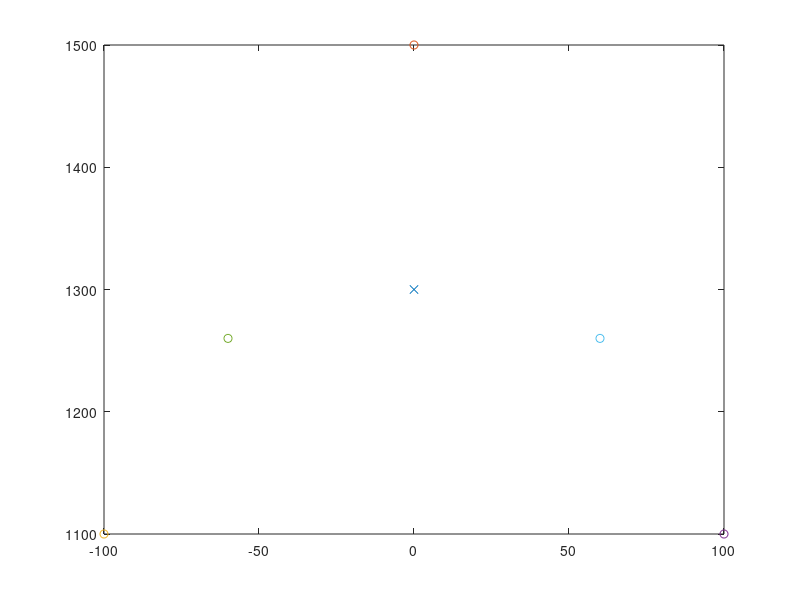
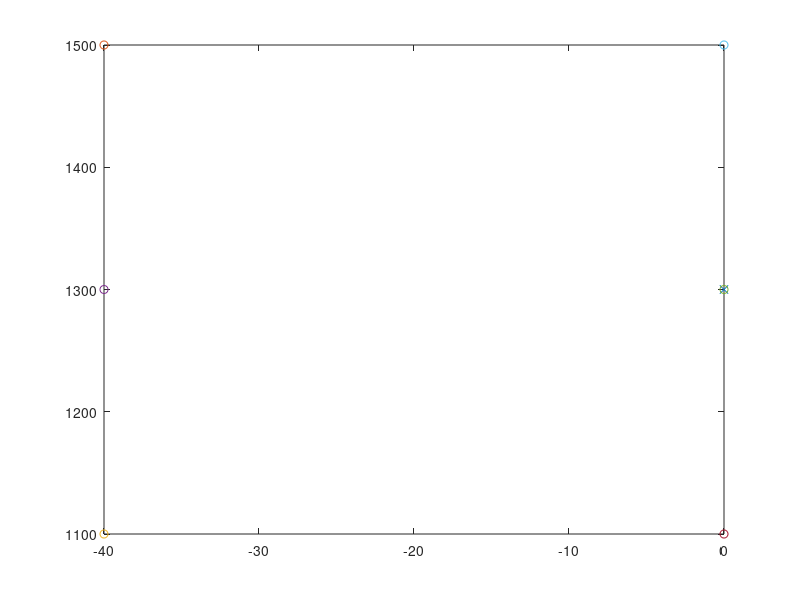
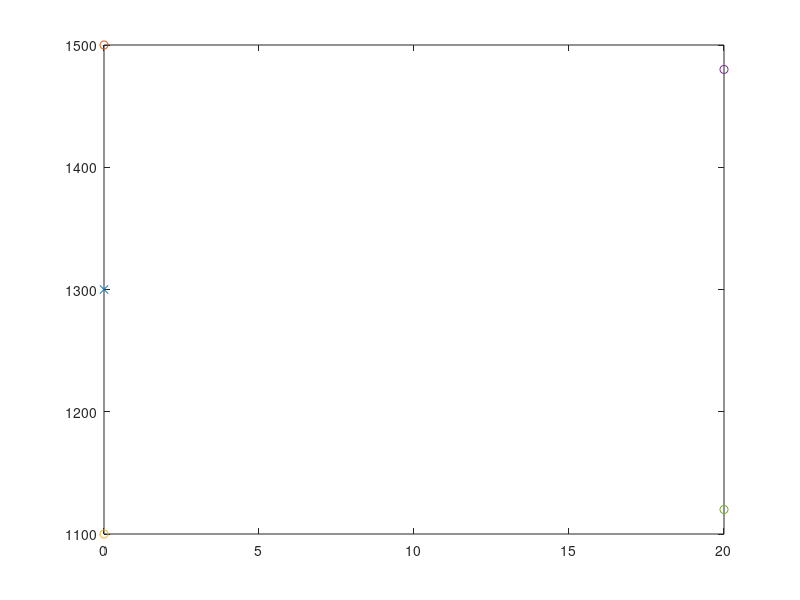
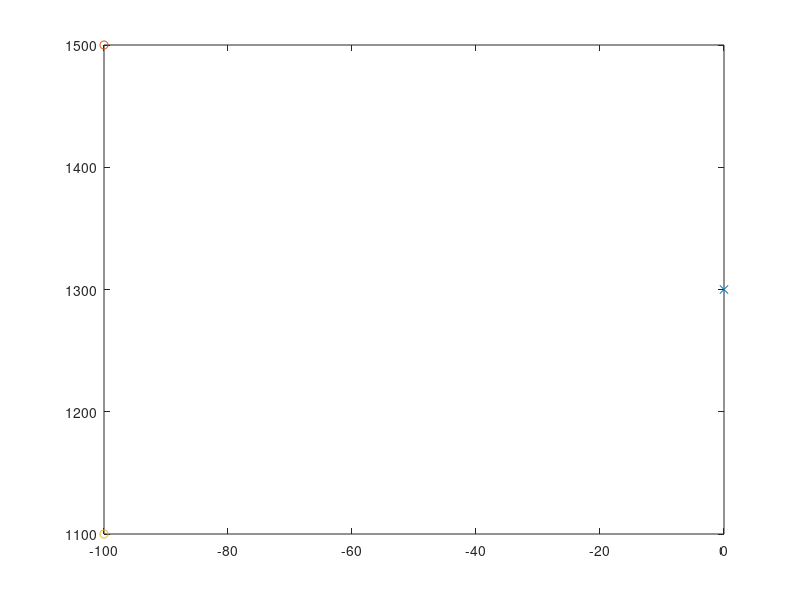

Write MATLAB code to recreate these figures, in order.
%%
Centroid = [100,200];
% tcp = tcpclient("192.168.125.1", 1025);
% str = char(65)
% % UnicodeVal = double(str);
% Letter = "wqe";
currentCoords = [1336,0,1300]
startPos = currentCoords; % Where the robot will start writing from
for i = 65:90
Letter= char(i)

if Letter == "A" % 5 Points all linear
    
    startPos(3) = startPos(3) + Centroid(2);
    L_Corner = [currentCoords(1), currentCoords(2) - Centroid(1), currentCoords(3)-Centroid(2)];
    currentCoords + L_Corner
    R_Corner = [currentCoords(1), currentCoords(2) + Centroid(1), currentCoords(3)-Centroid(2)];
    currentCoords + R_Corner
    L_Mid = [currentCoords(1), currentCoords(2) -  Centroid(1)*0.6, currentCoords(3)-(2*Centroid(2)*0.6-Centroid(2))];
    R_Mid = [currentCoords(1), currentCoords(2) + Centroid(1)*0.6, currentCoords(3)-(2*Centroid(2)*0.6-Centroid(2))];
%     tcp.write(string(startPos(2), startPos(3)))
%     test = tcp.read();
%     if test == "next"
%         tcp.write(string(L_Corner(2), L_Corner(3)));
%     end
%     test = tcp.read();
%     if test == "next"
%         tcp.write(string(startPos(2), startPos(3)));
%     end
%     test = tcp.read()
%     if test == "next"
%         tcp.write(string(R_Corner(2), R_Corner(3)));
%     end
    figure;
    plot(currentCoords(2), currentCoords(3),"x")
    hold on;
    plot(startPos(2), startPos(3), '-o')
    hold on;
    plot(L_Corner(2), L_Corner(3), '-o')
    hold on;
    plot(R_Corner(2), R_Corner(3), '-o')
    hold on;
    plot(L_Mid(2), L_Mid(3), '-o')
    hold on;
    plot(R_Mid(2), R_Mid(3), '-o')
end

if Letter == "B" % 6 points 2 circular movements
    startPos = [currentCoords(1),currentCoords(2)-(Centroid(1)*0.4), currentCoords(3)+Centroid(2)]
    L_Bottom = [currentCoords(1), currentCoords(2) - (Centroid(1)*.4), currentCoords(3)-Centroid(2)]
    L_Mid = [currentCoords(1), currentCoords(2) - (Centroid(1)*0.4), currentCoords(3)]
%     Mid = [currentCoords(1), currentCoords(2) - (Centroid(1)*0.25), currentCoords(3)]
    Mid = currentCoords;
    Bott_Mid = [Mid(1), Mid(2), currentCoords(3)-Centroid(2)]
    Top_Mid = [Mid(1), Mid(2), currentCoords(3)+Centroid(2)]
    figure;
    plot(currentCoords(2), currentCoords(3), '-x');
    hold on;
    plot(startPos(2), startPos(3), '-o')
    hold on;
    plot(L_Bottom(2), L_Bottom(3), '-o')
    hold on;
%     plot(R_Corner(2), R_Corner(3), '-o')
%     hold on;
    plot(L_Mid(2), L_Mid(3), '-o')
    hold on;
    plot(Mid(2), Mid(3), '-o')
    plot(Top_Mid(2), Top_Mid(3), '-o')
    hold on;
    plot(Bott_Mid(2), Bott_Mid(3), '-o')
    hold on;
end

if Letter == "C" % 4 points all circular movements
    startPos = [currentCoords(1),currentCoords(2), currentCoords(3)+Centroid(2)]
    Bottom = [currentCoords(1), currentCoords(2), currentCoords(3)-Centroid(2)]
    Top_Arc = [currentCoords(1),currentCoords(2)+(Centroid(2)*0.1), currentCoords(3)+(Centroid(2)*0.9)]
    Bottom_Arc = [currentCoords(1), currentCoords(2)+(Centroid(2)*0.1), currentCoords(3)-(Centroid(2)*0.9)]
    figure;
    plot(currentCoords(2), currentCoords(3), '-x');
    hold on;
    plot(startPos(2), startPos(3), '-o')
    hold on;
    plot(Bottom(2), Bottom(3), '-o')
    hold on;
    plot(Top_Arc(2), Top_Arc(3), '-o')
    hold on;
    plot(Bottom_Arc(2), Bottom_Arc(3), '-o')
end

if Letter == "D" % 2 points 1 circular movement
    startPos = [currentCoords(1),currentCoords(2)-Centroid(1), currentCoords(3)+Centroid(2)]
    Bottom = [currentCoords(1), currentCoords(2)-Centroid(1), currentCoords(3)-Centroid(2)]
    figure;
    plot(currentCoords(2), currentCoords(3), '-x');
    hold on;
    plot(startPos(2), startPos(3), '-o')
    hold on;
    plot(Bottom(2), Bottom(3), '-o')
end

if Letter == "E" % 6 points All Linear movement
    startPos = [currentCoords(1),currentCoords(2)-Centroid(1), currentCoords(3)+Centroid(2)]
    L_Bott_Corner = [currentCoords(1), currentCoords(2)-Centroid(1), currentCoords(3)-Centroid(2)]
    R_Bott_Corner = [currentCoords(1), currentCoords(2)+Centroid(1), currentCoords(3)-Centroid(2)]
    R_Top_Corner = [currentCoords(1), currentCoords(2)+Centroid(1), currentCoords(3)+Centroid(2)]
    L_Mid = [currentCoords(1), currentCoords(2)-Centroid(1), currentCoords(3)]
    R_Mid = [currentCoords(1), currentCoords(2)+Centroid(1), currentCoords(3)]
    figure;
    plot(currentCoords(2), currentCoords(3), '-x');
    hold on;
    plot(startPos(2), startPos(3), '-o')
    hold on;
    plot(R_Bott_Corner(2), R_Bott_Corner(3), '-o')
    hold on;
    plot(L_Bott_Corner(2), L_Bott_Corner(3), '-o')
    hold on;
    plot(R_Top_Corner(2), R_Top_Corner(3), '-o')
    hold on;
    plot(L_Mid(2), L_Mid(3), '-o')
    hold on;
    plot(R_Mid(2), R_Mid(3), '-o')
end

if Letter == "F" % 5 points All Linear movement
    startPos = [currentCoords(1),currentCoords(2)-Centroid(1), currentCoords(3)+Centroid(2)]
    L_Bott_Corner = [currentCoords(1), currentCoords(2)-Centroid(1), currentCoords(3)-Centroid(2)]
    R_Top_Corner = [currentCoords(1), currentCoords(2)+Centroid(1), currentCoords(3)+Centroid(2)]
    L_Mid = [currentCoords(1), currentCoords(2)-Centroid(1), currentCoords(3)]
    R_Mid = [currentCoords(1), currentCoords(2)+Centroid(1), currentCoords(3)]
    figure;
    plot(currentCoords(2), currentCoords(3), '-x');
    hold on;
    plot(startPos(2), startPos(3), '-o')
    hold on;
    plot(L_Bott_Corner(2), L_Bott_Corner(3), '-o')
    hold on;
    plot(R_Top_Corner(2), R_Top_Corner(3), '-o')
    hold on;
    plot(L_Mid(2), L_Mid(3), '-o')
    hold on;
    plot(R_Mid(2), R_Mid(3), '-o')
end

if Letter == "G" % 5 points All Linear movement
    startPos = [currentCoords(1),currentCoords(2), currentCoords(3)+Centroid(2)]
    Bottom = [currentCoords(1), currentCoords(2), currentCoords(3)-Centroid(2)]
    R_Mid = [currentCoords(1), currentCoords(2)+Centroid(1), currentCoords(3)]
    R_Bott_Corner = [currentCoords(1), currentCoords(2)+Centroid(1), currentCoords(3)-Centroid(2)]
    Top_Arc = [currentCoords(1),currentCoords(2)+(Centroid(2)*0.1), currentCoords(3)+(Centroid(2)*0.9)]
    Mid = currentCoords;
    figure;
    plot(currentCoords(2), currentCoords(3), '-x');
    hold on;
    plot(startPos(2), startPos(3), '-o')
    hold on;
    plot(Bottom(2), Bottom(3), '-o')
    hold on;
    plot(R_Mid(2), R_Mid(3), '-o')
    hold on;
    plot(R_Bott_Corner(2), R_Bott_Corner(3), '-o')
    hold on;
    plot(Top_Arc(2), Top_Arc(3), '-o')
end

if Letter == "H" % 5 points All Linear movement
    startPos = [currentCoords(1),currentCoords(2)-Centroid(1), currentCoords(3)+Centroid(2)]
    L_Bott_Corner = [currentCoords(1), currentCoords(2)-Centroid(1), currentCoords(3)-Centroid(2)]
    R_Bott_Corner = [currentCoords(1), currentCoords(2)+Centroid(1), currentCoords(3)-Centroid(2)]
    R_Top_Corner = [currentCoords(1), currentCoords(2)+Centroid(1), currentCoords(3)+Centroid(2)]
    L_Mid = [currentCoords(1), currentCoords(2)-Centroid(1), currentCoords(3)]
    R_Mid = [currentCoords(1), currentCoords(2)+Centroid(1), currentCoords(3)]
    figure;
    plot(currentCoords(2), currentCoords(3), '-x');
    hold on;
    plot(startPos(2), startPos(3), '-o')
    hold on;
    plot(R_Bott_Corner(2), R_Bott_Corner(3), '-o')
    hold on;
    plot(L_Bott_Corner(2), L_Bott_Corner(3), '-o')
    hold on;
    plot(R_Top_Corner(2), R_Top_Corner(3), '-o')
    hold on;
    plot(L_Mid(2), L_Mid(3), '-o')
    hold on;
    plot(R_Mid(2), R_Mid(3), '-o')
end

if Letter == "I" % 5 points All Linear movement
    startPos = [currentCoords(1),currentCoords(2)-Centroid(1), currentCoords(3)+Centroid(2)]
    L_Bott_Corner = [currentCoords(1), currentCoords(2)-Centroid(1), currentCoords(3)-Centroid(2)]
    R_Bott_Corner = [currentCoords(1), currentCoords(2)+Centroid(1), currentCoords(3)-Centroid(2)]
    R_Top_Corner = [currentCoords(1), currentCoords(2)+Centroid(1), currentCoords(3)+Centroid(2)]
    Top_Mid = [currentCoords(1), currentCoords(2), currentCoords(3)+Centroid(2)]
    Bott_Mid = [currentCoords(1), currentCoords(2), currentCoords(3)-Centroid(2)]
    figure;
    plot(currentCoords(2), currentCoords(3), '-x');
    hold on;
    plot(startPos(2), startPos(3), '-o')
    hold on;
    plot(R_Bott_Corner(2), R_Bott_Corner(3), '-o')
    hold on;
    plot(L_Bott_Corner(2), L_Bott_Corner(3), '-o')
    hold on;
    plot(R_Top_Corner(2), R_Top_Corner(3), '-o')
    hold on;
    plot(Top_Mid(2), Top_Mid(3), '-o')
    hold on;
    plot(Bott_Mid(2), Bott_Mid(3), '-o')
end

if Letter == "J" % 3 points 1 Circular movement
    startPos = [currentCoords(1), currentCoords(2), currentCoords(3)+Centroid(2)]
    Bott_Arc_Mid = [currentCoords(1), currentCoords(2), currentCoords(3)-(Centroid(2)*0.7)]
    Bott_Arc_L = [currentCoords(1), currentCoords(2)-Centroid(1), currentCoords(3)-(Centroid(2)*0.7)]
    figure;
    plot(currentCoords(2), currentCoords(3), '-x');
    hold on;
    plot(startPos(2), startPos(3), '-o')
    hold on;
    plot(Bott_Arc_Mid(2), Bott_Arc_Mid(3), '-o')
    hold on;
    plot(Bott_Arc_L(2), Bott_Arc_L(3), '-o')
end

if Letter == "K" % 5 points All Linear movement
    startPos = [currentCoords(1),currentCoords(2)-Centroid(1), currentCoords(3)+Centroid(2)]
    L_Bott_Corner = [currentCoords(1), currentCoords(2)-Centroid(1), currentCoords(3)-Centroid(2)]
    R_Bott_Corner = [currentCoords(1), currentCoords(2)+Centroid(1), currentCoords(3)-Centroid(2)]
    R_Top_Corner = [currentCoords(1), currentCoords(2)+Centroid(1), currentCoords(3)+Centroid(2)]
    L_Mid = [currentCoords(1), currentCoords(2)-Centroid(1), currentCoords(3)]
    figure;
    plot(currentCoords(2), currentCoords(3), '-x');
    hold on;
    plot(startPos(2), startPos(3), '-o')
    hold on;
    plot(R_Bott_Corner(2), R_Bott_Corner(3), '-o')
    hold on;
    plot(L_Bott_Corner(2), L_Bott_Corner(3), '-o')
    hold on;
    plot(R_Top_Corner(2), R_Top_Corner(3), '-o')
    hold on;
    plot(L_Mid(2), L_Mid(3), '-o')
end

if Letter == "L" % 3 points 1 Circular movement
    startPos = [currentCoords(1),currentCoords(2)-Centroid(1), currentCoords(3)+Centroid(2)]
    L_Bott_Corner = [currentCoords(1), currentCoords(2)-Centroid(1), currentCoords(3)-Centroid(2)]
    R_Bott_Corner = [currentCoords(1), currentCoords(2)+Centroid(1), currentCoords(3)-Centroid(2)]
    figure;
    plot(currentCoords(2), currentCoords(3), '-x');
    hold on;
    plot(startPos(2), startPos(3), '-o')
    hold on;
    plot(R_Bott_Corner(2), R_Bott_Corner(3), '-o')
    hold on;
    plot(L_Bott_Corner(2), L_Bott_Corner(3), '-o')
end

if Letter == "M" % 5 points All Linear movement
    startPos = [currentCoords(1),currentCoords(2)-Centroid(1), currentCoords(3)+Centroid(2)]
    L_Bott_Corner = [currentCoords(1), currentCoords(2)-Centroid(1), currentCoords(3)-Centroid(2)]
    R_Bott_Corner = [currentCoords(1), currentCoords(2)+Centroid(1), currentCoords(3)-Centroid(2)]
    R_Top_Corner = [currentCoords(1), currentCoords(2)+Centroid(1), currentCoords(3)+Centroid(2)]
    Mid = currentCoords
    figure;
    plot(currentCoords(2), currentCoords(3), '-x');
    hold on;
    plot(startPos(2), startPos(3), '-o')
    hold on;
    plot(R_Bott_Corner(2), R_Bott_Corner(3), '-o')
    hold on;
    plot(L_Bott_Corner(2), L_Bott_Corner(3), '-o')
    hold on;
    plot(R_Top_Corner(2), R_Top_Corner(3), '-o')
    hold on;
    plot(Mid(2), Mid(3), '-o')
end

if Letter == "N" % 5 points All Linear movement - Same as points as M
    % Start at Bottom Left Corner
    startPos = [currentCoords(1), currentCoords(2)-Centroid(1), currentCoords(3)-Centroid(2)]
    L_Top_Corner = [currentCoords(1),currentCoords(2)-Centroid(1), currentCoords(3)+Centroid(2)]
    R_Bott_Corner = [currentCoords(1), currentCoords(2)+Centroid(1), currentCoords(3)-Centroid(2)]
    R_Top_Corner = [currentCoords(1), currentCoords(2)+Centroid(1), currentCoords(3)+Centroid(2)]
    Mid = currentCoords
    figure;
    plot(currentCoords(2), currentCoords(3), '-x');
    hold on;
    plot(startPos(2), startPos(3), '-o')
    hold on;
    plot(R_Bott_Corner(2), R_Bott_Corner(3), '-o')
    hold on;
    plot(L_Bott_Corner(2), L_Bott_Corner(3), '-o')
    hold on;
    plot(R_Top_Corner(2), R_Top_Corner(3), '-o')
    hold on;
    plot(Mid(2), Mid(3), '-o')
    hold on;
    plot(L_Top_Corner(2), L_Top_Corner(3), '-o')
end

if Letter == "O" % 4 points all circular movements
    startPos = [currentCoords(1),currentCoords(2), currentCoords(3)+Centroid(2)]
    Bottom = [currentCoords(1), currentCoords(2), currentCoords(3)-Centroid(2)]
    figure;
    plot(currentCoords(2), currentCoords(3), '-x');
    hold on;
    plot(startPos(2), startPos(3), '-o')
    hold on;
    plot(Bottom(2), Bottom(3), '-o')
end

if Letter == "P" % 3 points 1 Circular movement
    % Start at bottom
    startPos = [currentCoords(1), currentCoords(2)-Centroid(1), currentCoords(3)-Centroid(2)]
    Top = [currentCoords(1), currentCoords(2)-Centroid(1), currentCoords(3)+Centroid(2)]
    L_Mid = [currentCoords(1), currentCoords(2)-Centroid(1), currentCoords(3)]
    figure;
    plot(currentCoords(2), currentCoords(3), '-x');
    hold on;
    plot(startPos(2), startPos(3), '-o')
    hold on;
    plot(Top(2), Top(3), '-o')
    hold on;
    plot(L_Mid(2), L_Mid(3), '-o')
end

if Letter == "Q" % 4 points all circular movements
    startPos = [currentCoords(1),currentCoords(2), currentCoords(3)+Centroid(2)]
    Bottom = [currentCoords(1), currentCoords(2), currentCoords(3)-Centroid(2)]
    Mid = currentCoords;
    R_Bott_Corner = [currentCoords(1), currentCoords(2)+Centroid(1), currentCoords(3)-Centroid(2)]
    figure;
    plot(currentCoords(2), currentCoords(3), '-x');
    hold on;
    plot(startPos(2), startPos(3), '-o')
    hold on;
    plot(Bottom(2), Bottom(3), '-o')
    hold on;
    plot(Mid(2), Mid(3), '-o')
    hold on;
    plot(R_Bott_Corner(2), R_Bott_Corner(3), '-o')
end

if Letter == "R" % 3 points 1 Circular movement
    % Start at bottom
    startPos = [currentCoords(1), currentCoords(2)-Centroid(1), currentCoords(3)-Centroid(2)]
    Top = [currentCoords(1), currentCoords(2)-Centroid(1), currentCoords(3)+Centroid(2)]
    L_Mid = [currentCoords(1), currentCoords(2)-Centroid(1), currentCoords(3)]
    Top_Mid = [currentCoords(1), currentCoords(2), currentCoords(3)+Centroid(2)]
    R_Bott_Corner = [currentCoords(1), currentCoords(2)+Centroid(1), currentCoords(3)-Centroid(2)]
    Mid = currentCoords;
    figure;
    plot(currentCoords(2), currentCoords(3), '-x');
    hold on;
    plot(startPos(2), startPos(3), '-o')
    hold on;
    plot(Top(2), Top(3), '-o')
    hold on;
    plot(L_Mid(2), L_Mid(3), '-o')
    hold on;
    plot(R_Bott_Corner(2), R_Bott_Corner(3), '-o')
    hold on;
    plot(Top_Mid(2), Top_Mid(3), '-o')
end

if Letter == "S" % 5 points 2 Circular movement
    % Start at top right
    startPos = [currentCoords(1), currentCoords(2)+Centroid(1), currentCoords(3)+Centroid(2)]
    L_Bott_Corner = [currentCoords(1), currentCoords(2)-Centroid(1), currentCoords(3)-Centroid(2)]
    Top_Mid = [currentCoords(1), currentCoords(2), currentCoords(3)+Centroid(2)]
    Bott_Mid = [currentCoords(1), currentCoords(2), currentCoords(3)-Centroid(2)]
    Mid = currentCoords;
    figure;
    plot(currentCoords(2), currentCoords(3), '-x');
    hold on;
    plot(startPos(2), startPos(3), '-o')
    hold on;
    plot(Mid(2), Mid(3), '-o')
    hold on;
    plot(L_Bott_Corner(2), L_Bott_Corner(3), '-o')
    hold on;
    plot(R_Top_Corner(2), R_Top_Corner(3), '-o')
    hold on;
    plot(Top_Mid(2), Top_Mid(3), '-o')
    hold on;
    plot(Bott_Mid(2), Bott_Mid(3), '-o')
end

if Letter == "T" % 4 points All Linear movement
    % Start at top left
    startPos = [currentCoords(1),currentCoords(2)-Centroid(1), currentCoords(3)+Centroid(2)]
    R_Top_Corner = [currentCoords(1), currentCoords(2)+Centroid(1), currentCoords(3)+Centroid(2)]
    Top_Mid = [currentCoords(1), currentCoords(2), currentCoords(3)+Centroid(2)]
    Bott_Mid = [currentCoords(1), currentCoords(2), currentCoords(3)-Centroid(2)]
    figure;
    plot(currentCoords(2), currentCoords(3), '-x');
    hold on;
    plot(startPos(2), startPos(3), '-o')
    hold on;
    plot(R_Top_Corner(2), R_Top_Corner(3), '-o')
    hold on;
    plot(Top_Mid(2), Top_Mid(3), '-o')
    hold on;
    plot(Bott_Mid(2), Bott_Mid(3), '-o')
end

if Letter == "U" % 5 points 1 or 2 Linear movement
    % Start at top left corner
    startPos = [currentCoords(1),currentCoords(2)-Centroid(1), currentCoords(3)+Centroid(2)]
    R_Top_Corner = [currentCoords(1), currentCoords(2)+Centroid(1), currentCoords(3)+Centroid(2)]
    Bott_Mid = [currentCoords(1), currentCoords(2), currentCoords(3)-Centroid(2)]
    L_Mid = [currentCoords(1), currentCoords(2)-Centroid(1), currentCoords(3)]
    R_Mid = [currentCoords(1), currentCoords(2)+Centroid(1), currentCoords(3)]
    figure;
    plot(currentCoords(2), currentCoords(3), '-x');
    hold on;
    plot(startPos(2), startPos(3), '-o')
    hold on;
    plot(R_Top_Corner(2), R_Top_Corner(3), '-o')
    hold on;
    plot(Bott_Mid(2), Bott_Mid(3), '-o')
    hold on;
    plot(L_Mid(2), L_Mid(3), '-o')
    hold on;
    plot(R_Mid(2), R_Mid(3), '-o')
end

if Letter == "V" % 5 points All Linear movement
    % Start at top left corner
    startPos = [currentCoords(1),currentCoords(2)-Centroid(1), currentCoords(3)+Centroid(2)]
    Bott_Mid = [currentCoords(1), currentCoords(2), currentCoords(3)-Centroid(2)]
    R_Top_Corner = [currentCoords(1), currentCoords(2)+Centroid(1), currentCoords(3)+Centroid(2)]
    figure;
    plot(currentCoords(2), currentCoords(3), '-x');
    hold on;
    plot(startPos(2), startPos(3), '-o')
    hold on;
    plot(R_Top_Corner(2), R_Top_Corner(3), '-o')
    hold on;
    plot(Bott_Mid(2), Bott_Mid(3), '-o')
end

if Letter == "W" % 5 points All Linear movement
    % Start at top left corner
    startPos = [currentCoords(1),currentCoords(2)-Centroid(1), currentCoords(3)+Centroid(2)]
    L_Bott = [currentCoords(1), currentCoords(2)-(Centroid(2)/2), currentCoords(3)-Centroid(2)]
    R_Bott = [currentCoords(1), currentCoords(2)+(Centroid(2)/2), currentCoords(3)-Centroid(2)]
    R_Top_Corner = [currentCoords(1), currentCoords(2)+Centroid(1), currentCoords(3)+Centroid(2)]
    Mid = currentCoords;
    figure;
    plot(currentCoords(2), currentCoords(3), '-x');
    hold on;
    plot(Mid(2), Mid(3), '-o')
    hold on;
    plot(startPos(2), startPos(3), '-o')
    hold on;
    plot(R_Top_Corner(2), R_Top_Corner(3), '-o')
    hold on;
    plot(L_Bott(2), L_Bott(3), '-o')
    hold on;
    plot(R_Bott(2), R_Bott(3), '-o')
end

if Letter == "X" % 5 points All Linear movement
    startPos = [currentCoords(1),currentCoords(2)-Centroid(1), currentCoords(3)+Centroid(2)]
    L_Bott_Corner = [currentCoords(1), currentCoords(2)-Centroid(1), currentCoords(3)-Centroid(2)]
    R_Bott_Corner = [currentCoords(1), currentCoords(2)+Centroid(1), currentCoords(3)-Centroid(2)]
    R_Top_Corner = [currentCoords(1), currentCoords(2)+Centroid(1), currentCoords(3)+Centroid(2)]
    figure;
    plot(currentCoords(2), currentCoords(3), '-x');
    hold on;
    plot(startPos(2), startPos(3), '-o')
    hold on;
    plot(R_Bott_Corner(2), R_Bott_Corner(3), '-o')
    hold on;
    plot(L_Bott_Corner(2), L_Bott_Corner(3), '-o')
    hold on;
    plot(R_Top_Corner(2), R_Top_Corner(3), '-o')
end

if Letter == "Y" % 5 points All Linear movement
    % Start as Left Top Corner
    startPos = [currentCoords(1),currentCoords(2)-Centroid(1), currentCoords(3)+Centroid(2)]
    R_Top_Corner = [currentCoords(1), currentCoords(2)+Centroid(1), currentCoords(3)+Centroid(2)]
    L_Top_Corner = [currentCoords(1),currentCoords(2)-Centroid(1), currentCoords(3)+Centroid(2)]
    Mid = currentCoords;
    Bott_Mid = [currentCoords(1), currentCoords(2), currentCoords(3)-Centroid(2)]
    figure;
    plot(currentCoords(2), currentCoords(3), '-x');
    hold on;
    plot(startPos(2), startPos(3), '-o')
    hold on;
    plot(R_Top_Corner(2), R_Top_Corner(3), '-o')
    hold on;
    plot(L_Top_Corner(2), L_Top_Corner(3), '-o')
    hold on;
    plot(Mid(2), Mid(3), '-o')
    hold on;
    plot(Bott_Mid(2), Bott_Mid(3), '-o')
end

if Letter == "Z" % 4 points All Linear movement
    % Start at top left corner
    startPos = [currentCoords(1),currentCoords(2)-Centroid(1), currentCoords(3)+Centroid(2)]
    L_Bott_Corner = [currentCoords(1), currentCoords(2)-Centroid(1), currentCoords(3)-Centroid(2)]
    R_Bott_Corner = [currentCoords(1), currentCoords(2)+Centroid(1), currentCoords(3)-Centroid(2)]
    R_Top_Corner = [currentCoords(1), currentCoords(2)+Centroid(1), currentCoords(3)+Centroid(2)]
    figure;
    plot(currentCoords(2), currentCoords(3), '-x');
    hold on;
    plot(startPos(2), startPos(3), '-o')
    hold on;
    plot(R_Bott_Corner(2), R_Bott_Corner(3), '-o')
    hold on;
    plot(L_Bott_Corner(2), L_Bott_Corner(3), '-o')
    hold on;
    plot(R_Top_Corner(2), R_Top_Corner(3), '-o')
end

end

%% Using difference of 2 points

% Letter= char(i)
currentCoords = [1336,0,1090]
Letter = "A";
Centroid = [100,150];

if Letter == "A" % 5 Points all linear
    startPos = [currentCoords(1),currentCoords(2), currentCoords(3)+Centroid(2)];
    L_Corner = [currentCoords(1), currentCoords(2) - Centroid(1), currentCoords(3)-Centroid(2)];
    R_Corner = [currentCoords(1), currentCoords(2) + Centroid(1), currentCoords(3)-Centroid(2)];
    L_Mid = (L_Corner(:) + startPos(:)).'/2;
    R_Mid = (R_Corner(:) + startPos(:)).'/2;
    Midpoint = (R_Mid(:) + L_Corner(:)).'/2

    startPosANS = [0,0, Centroid(2)]
    L_Corner_ANS = [0, - Centroid(1), -Centroid(2)]
    R_Corner_ANS = [0, Centroid(1), -Centroid(2)]
    L_Mid_ANS = (L_Corner_ANS(:) + startPosANS(:)).'/2
    R_Mid_ANS = (R_Corner_ANS(:) + startPosANS(:)).'/2

%     L_Mid = [currentCoords(1), currentCoords(2) -  Centroid(1)*0.6, currentCoords(3)-(2*Centroid(2)*0.6-Centroid(2))];
%     R_Mid = [currentCoords(1), currentCoords(2) + Centroid(1)*0.6, currentCoords(3)-(2*Centroid(2)*0.6-Centroid(2))];
%   TCP 
%     tcp.write(string(startPos(2), startPos(3)))
%     test = tcp.read();
%     if test == "next"
%         tcp.write(string(L_Corner(2), L_Corner(3)));
%     end
%     test = tcp.read();
%     if test == "next"
%         tcp.write(string(startPos(2), startPos(3)));
%     end
%     test = tcp.read()
%     if test == "next"
%         tcp.write(string(R_Corner(2), R_Corner(3)));
%     end

    figure;
    plot(currentCoords(2), currentCoords(3),"x")
    hold on;
    plot(startPos(2), startPos(3), '-o')
    hold on;
    plot(L_Corner(2), L_Corner(3), '-o')
    hold on;
    plot(R_Corner(2), R_Corner(3), '-o')
    hold on;
    plot(L_Mid(2), L_Mid(3), '-o')
    hold on;
    plot(R_Mid(2), R_Mid(3), '-o')

end
